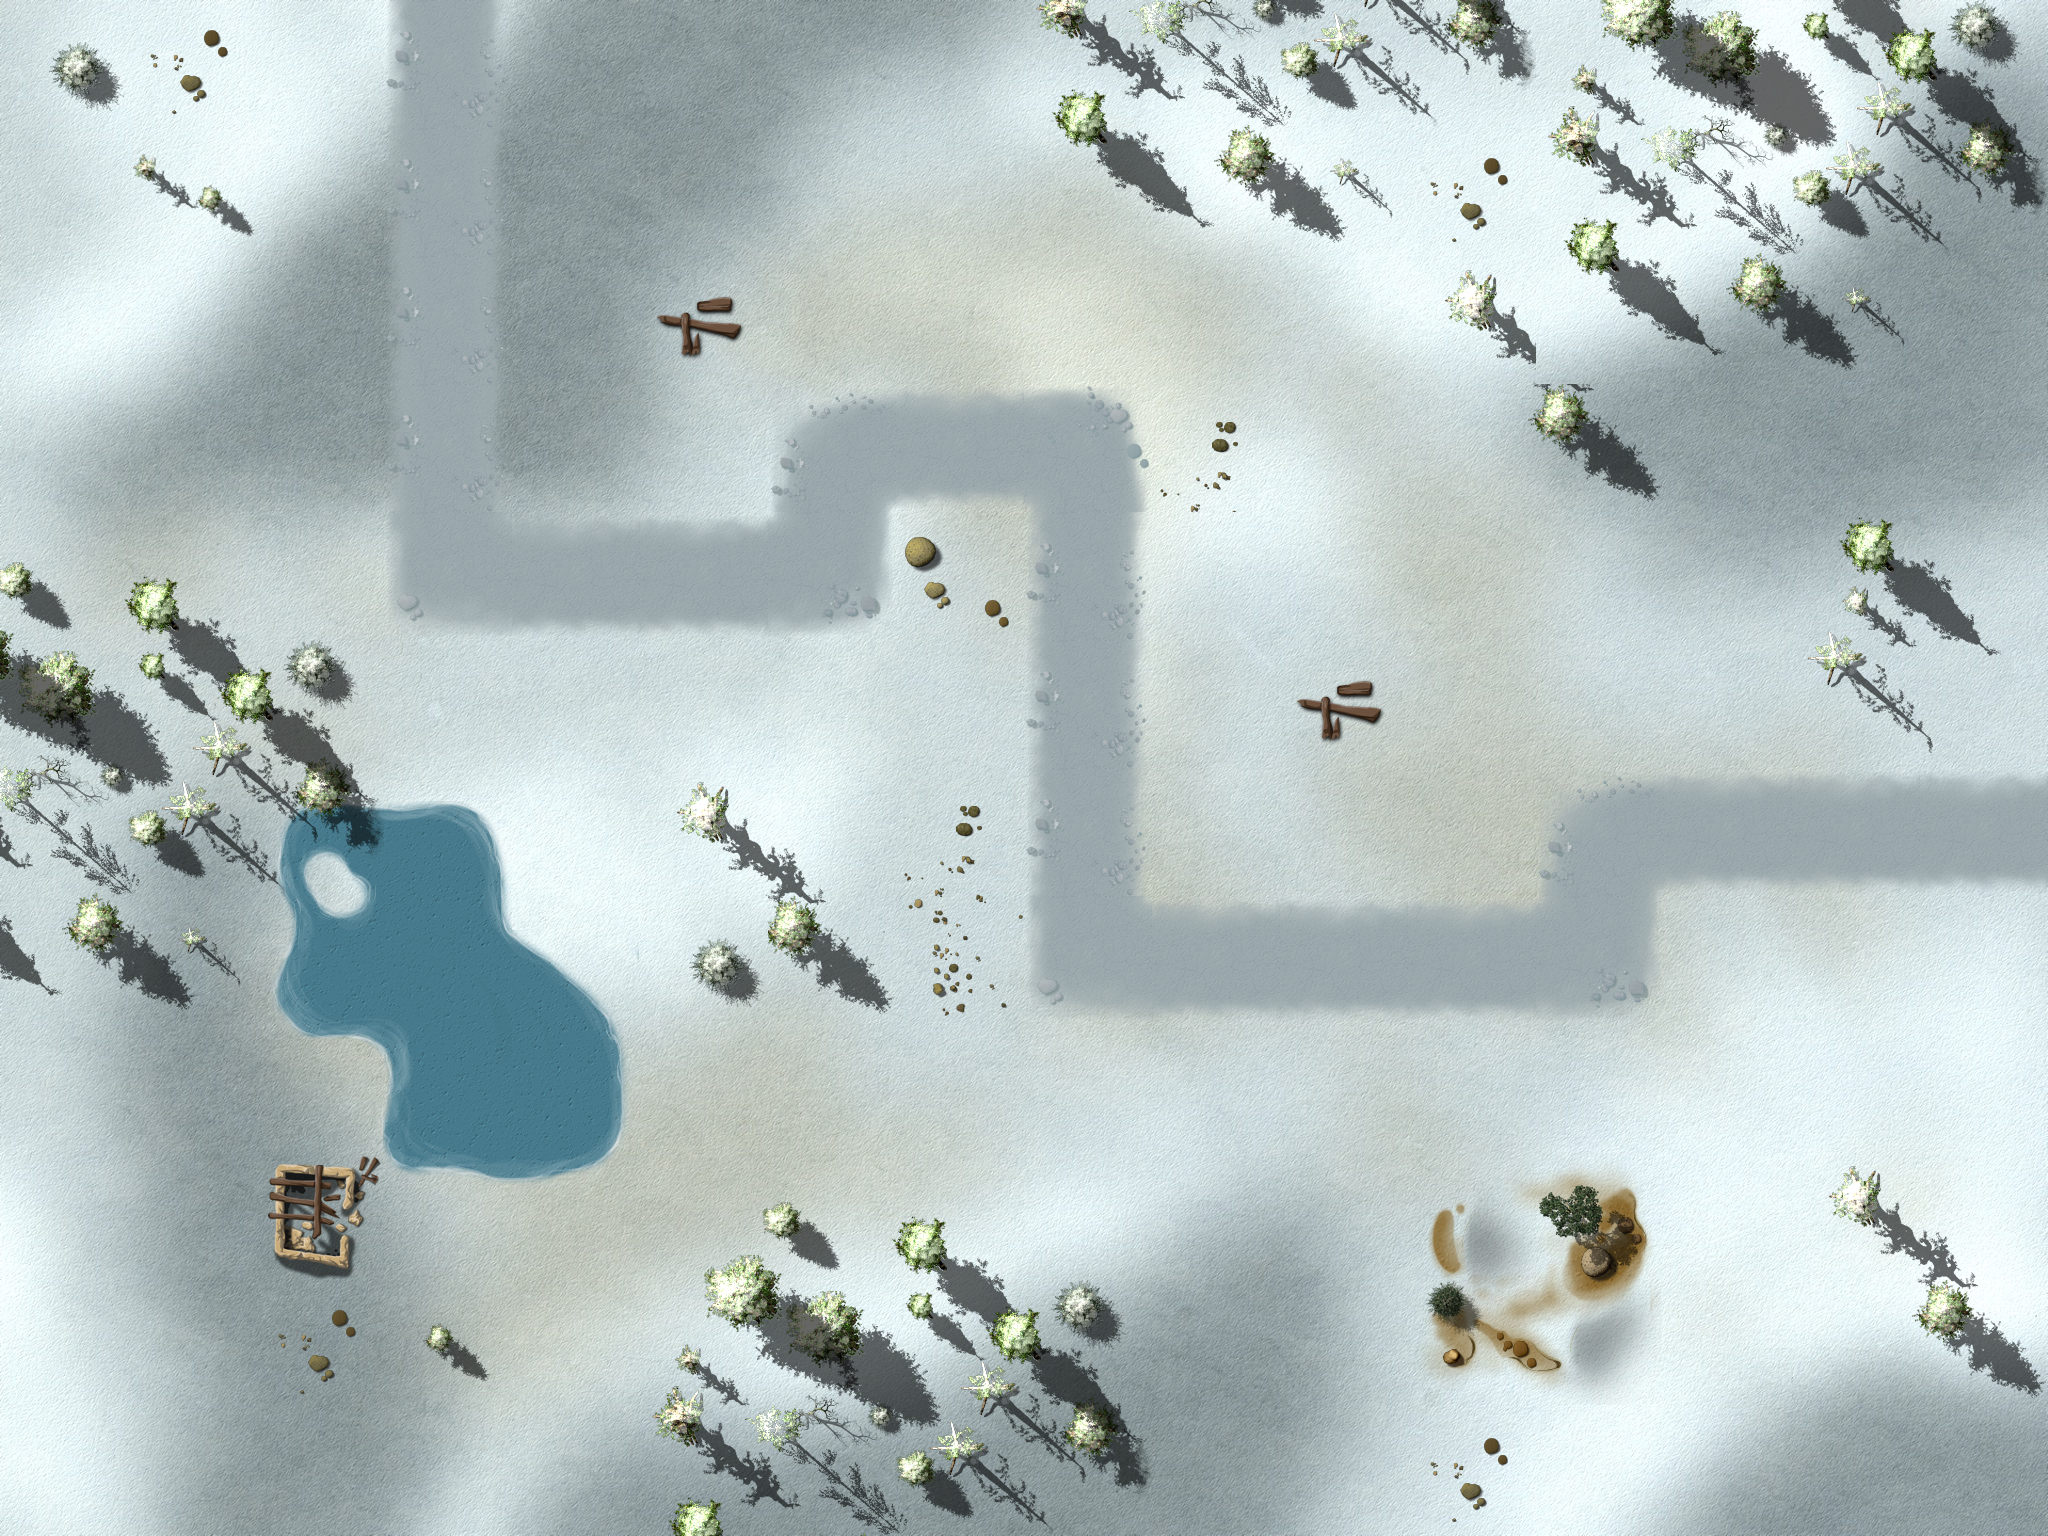

Rendered tile map (Tiled .tmx) drawn with the repository's tilesets; below, a short description and the map source with its tile grids summarised:
An orthogonal 16x12 tile map with 128x128 px tiles, 4 tile layers (Ground, Objects1, Objects2, Path), 1 hidden layer not drawn, 3 tilesets and 23 objects.

<map version="1.0" orientation="orthogonal" width="16" height="12" tilewidth="128" tileheight="128">
 <properties>
<property name="wave01" value="1,1,1,1,4,1,1,1,1,4,10,10,10,1,10,10,10,1,1,1,1,1,1,10,10,10,10,1" />
<property name="wave02" value="1,1,1,1,1,1,1,1,1,1,1,1,1,1,1,2,2,1,1,1,1,1,1" />
<property name="wave03" value="10,4,4,1,1,5,5,10,10,10,10,2,10,10,2,10,10,10,10,2,10,10,10,10,10,10,10" />
<property name="wave04" value="1,2,1,1,1,2,11,11,11,10,10,10,6,1,1,1,1,1,1,1,10,10,10,2,10,10,1,1,2,2,1,1,10,10,10,10,10,2,2,1,1" />
<property name="wave05" value="4,10,10,10,10,1,1,1,4,4,1,10,10,10,10,10,10,10,6,1,1,1,1,1,4,1,1,4,1,1" />
<property name="wave06" value="1,1,1,4,1,1,4,1,1,4,1,1,1,4,6,1,1,1,2,3,1,1,1,2,4,1,1,1,4,1,1,4,1,1,1,4" />
<property name="wave07" value="1,1,1,2,4,4,1,8,1,1,1,5,5,5,7,7,9,9,9,8,1,1,1,1,1,4,1,2,1,2,1,1,4,4,1,1,2" />
<property name="wave08" value="10,10,10,10,10,2,10,1,1,4,2,4,1,10,10,10,10,10,10,10,4,4,10,10,4,4,4,1,1,1,1,10,10,10,10,10,10,4,2,1,1,1" />
<property name="wave09" value="1,1,10,10,10,10,10,10,2,10,10,1,1,4,2,4,1,1,1,1,6,1,1,6,1,4,2,10,10,10,10" />
<property name="wave10" value="10,10,10,5,6,5,5,5,3,5,7,5,5,5,6,10,10,10,10,10,10,5,5,5,7,2,10,10,10,5,10,10,10,10,10,5,10,10,10,10,10,10,5,10,10,5,10,10,10,10,5,10,10,10,10,7,10,10,7,100,10,2" />
<property name="wave11" value="10,10,10,10,10,6,4,4,5,5,5,6,10,3,10,10,10,10,10,10,10,10,10,10,10,10,10,10,10,10,10,10,10,7,10,5,5,5,5,3" />
<property name="wave12" value="1,5,5,5,3,6,5,5,5,9,9,9,5,5,5,7,2,10,5,5,5,5,5,5,5,5,5,5,5,4,4,4,7,2,5,5,5,5,7,3,5,5,1" />
<property name="wave13" value="5,5,5,5,5,5,10,10,10,6,5,5,4,4,5,5,5,10,10,10,10,10,5,10,10,10,3,5,5,5,10,10,10,10,5,5,5,5,5,10,10,10,10,5,7,1" />
<property name="wave14" value="6,4,4,5,5,5,5,5,5,5,7,5,5,3,5,10,10,10,10,10,7,5,5,10,10,10,10,5,5,10,10,10,10,10,10,10,10,10,10,10,10,10,10,10,10,10,10,10,10,10,10,10,10,10,10,10,10,10,10,10,10,10,10" />
<property name="wave15" value="10,10,10,10,5,10,5,10,5,10,10,5,5,5,7,7,7,6,5,5,5,8,5,5,5,9,9,9,10,5,5,5,5,10,10,10,10,5,5,5,10" />
<property name="wave16" value="1,4,4,5,5,3,5,4,4,4,5,5,4,5,5,5,7,2,5,3,3,5,7,3,5,5,5,4,5,4,5,4,4,5,4,5,7,5,5,5,5,5,5,5,1" />
<property name="wave17" value="2,3,4,5,5,5,5,3,5,5,3,5,10,10,10,10,5,7,5,5,11,11,9,9,9,7,2,4,4,5,5,7,5,5,4,7,4,5,5,5,5,5,3" />
<property name="wave18" value="1,5,5,5,5,5,5,5,6,5,6,4,5,5,5,5,7,2,5,7,5,4,5,7,5,5,5,5,5,5,5,5,5,5,5,1" />
<property name="wave19" value="10,10,10,10,5,5,5,5,5,5,3,5,5,6,8,5,5,5,5,11,11,11,10,10,10,10,7,7,8,5,5,3,5,5,5,5,7,4,4,4,4,5,5,5,5,8" />
<property name="wave20" value="1,4,5,5,5,3,5,5,5,5,4,5,5,5,11,11,11,10,10,5,5,3,5,3,5,4,5,4,4,5,4,5,7,5,5,5,5,5,5,5,101" />
<property name="wave21" value="6,5,5,5,5,3,3,5,5,5,5,5,6,5,5,5,5,5,4,6,5,5,5,4,5,5,5,5,5,5,5,5,5,5,5,2" />
<property name="wave22" value="7,7,3,7,7,5,5,5,5,3,10,10,10,10,10,5,7,2,7,5,5,3,5,5,10,10,10,10,10,10,10,10,6,5,5,5,5,81,5,5,7,5,5,7,7,7,5,7,5,5,5,5,4" />
<property name="wave23" value="10,10,6,5,5,6,5,5,5,10,10,6,9,9,9,5,5,9,10,10,10,10,10,10,5,5,5,7,2,4,4,4,10,10,10,10,4,10,7,5,5,10,10,10,10,4,4,7,10,5,5,5,1" />
<property name="wave24" value="1,5,5,5,5,5,5,5,5,7,5,5,9,11,11,11,9,6,5,5,5,4,4,5,4,5,3,3,5,5,5,5,5,5,5,5,5,5,5,5,1" />
<property name="wave25" value="8,5,5,4,6,10,10,10,4,10,10,5,5,4,7,10,10,10,10,7,6,5,5,5,5,5,5,5,5,5,5,5,10,10,10,10,5,5,5,5,5,5,5,4,7,5,102" />
 </properties>
 <tileset firstgid="1" name="ground" tilewidth="128" tileheight="128">
  <image source="tilesWorld1.png" width="2048" height="2048" />
 </tileset>
 <tileset firstgid="257" name="path" tilewidth="128" tileheight="128">
  <image source="path03.png" width="512" height="512" />
 </tileset>
 <tileset firstgid="273" source="ground3.tsx" />
 <layer name="Ground" width="16" height="12">
  <data>[192 cells, 1 non-empty, 1 distinct tile ids]</data>
 </layer>
 <layer name="Objects1" width="16" height="12">
  <data>[192 cells, 24 non-empty, 20 distinct tile ids]</data>
 </layer>
 <layer name="Objects2" width="16" height="12">
  <data>[192 cells, 61 non-empty, 27 distinct tile ids]</data>
 </layer>
 <objectgroup name="Objects3" width="16" height="12">
  <object gid="168" x="210" y="1238" />
  <object gid="168" x="-32" y="1172" />
  <object gid="136" x="52" y="570" />
  <object gid="136" x="1634" y="1500" />
 </objectgroup>
 <layer name="Path" width="16" height="12">
  <data>[192 cells, 23 non-empty, 6 distinct tile ids]</data>
 </layer>
 <objectgroup name="Locked" width="16" height="12">
  <object x="2432" y="256" />
  <object x="128" y="512" width="128" height="512" />
  <object x="0" y="256" width="128" height="1024" />
  <object x="1920" y="256" width="128" height="1024" />
  <object x="0" y="1280" width="2048" height="256" />
  <object x="0" y="0" width="2048" height="256" />
  <object x="256" y="640" width="128" height="384" />
  <object x="640" y="768" width="128" height="128" />
  <object x="384" y="768" width="128" height="384" />
  <object x="512" y="896" width="128" height="256" />
  <object x="256" y="1152" width="128" height="128" />
  <object x="640" y="896" width="256" height="128" />
  <object x="1792" y="512" width="128" height="256" />
  <object x="1792" y="1152" width="128" height="128" />
  <object x="1536" y="1152" width="128" height="128" />
  <object x="768" y="1152" width="256" height="128" />
  <object x="1408" y="256" width="512" height="128" />
  <object x="1536" y="384" width="128" height="128" />
 </objectgroup>
 <objectgroup name="Waypoints" width="16" height="12">
  <object x="0" y="512">
   <polyline points="445,-615 446,69 835,67 834,-71 1095,-68 1090,440 1604,442 1606,323 2163,320" />
  </object>
 </objectgroup>
 <layer name="blendAdd" width="16" height="12" visible="0">
  <data>[192 cells, 0 non-empty, 0 distinct tile ids]</data>
 </layer>
</map>
